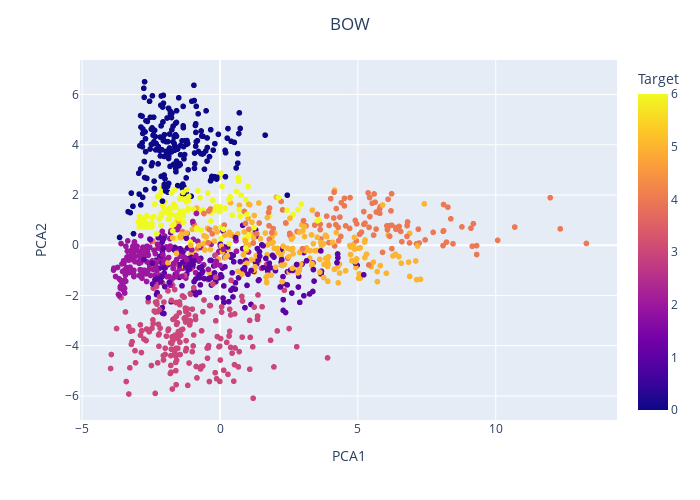
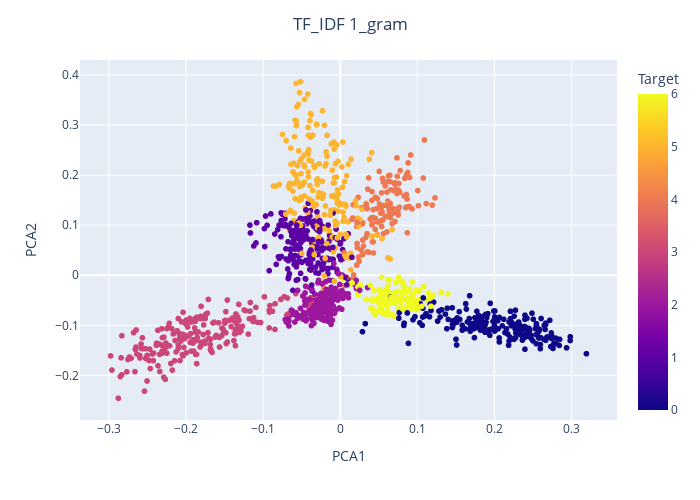
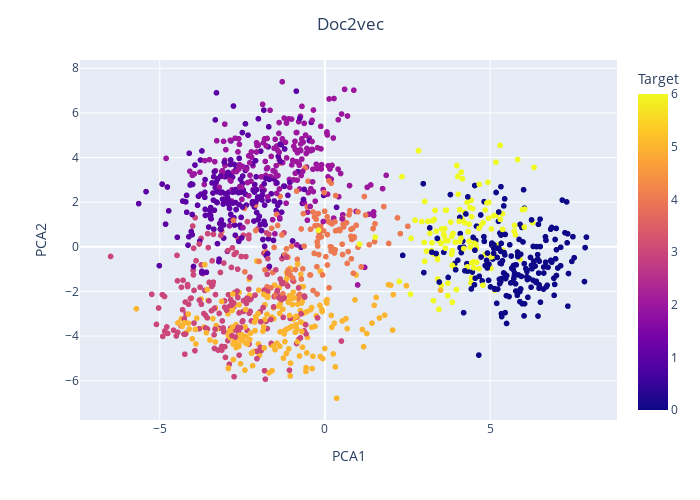
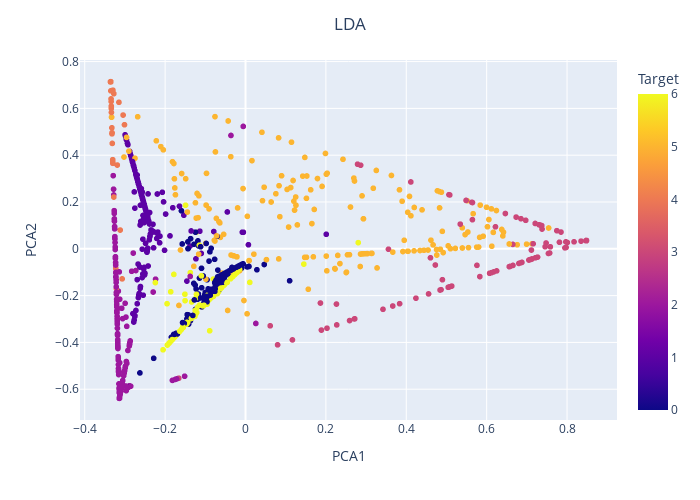

Write notebook code for charts like these, in order.
### Code cell
import plotly.express as px
from sklearn.decomposition import PCA
pca=PCA(n_components=2,)
embedding=text_embedding.copy()

for key in embedding.keys():
  embedding[key]=pca.fit_transform(embedding[key])
  df=pd.DataFrame({'PCA1':embedding[key][:,0],'PCA2':embedding[key][:,1],'Target':y_actual})
  fig = px.scatter(data_frame =df, x='PCA1', y='PCA2', color='Target')
  fig.update_layout(title={'text':f'{key}','x':0.5},height=500,width=700)
  fig.show()

### Figure 1 — Plotly figure (JSON) as saved in the notebook; plotly's stock layout.template omitted (floating-point values rounded to 4 significant figures; data arrays with more than 128 entries replaced by an {"elided": "..."} marker saying what was removed)
{"data": [{"hovertemplate": "PCA1=%{x}<br>PCA2=%{y}<br>Target=%{marker.color}<extra></extra>", "legendgroup": "", "marker": {"color": {"elided": "1254 int values"}, "coloraxis": "coloraxis", "symbol": "circle"}, "mode": "markers", "name": "", "showlegend": false, "type": "scattergl", "x": {"elided": "1254 float values"}, "xaxis": "x", "y": {"elided": "1254 float values"}, "yaxis": "y"}], "layout": {"coloraxis": {"colorbar": {"title": {"text": "Target"}}, "colorscale": [[0, "#0d0887"], [0.1111, "#46039f"], [0.2222, "#7201a8"], [0.3333, "#9c179e"], [0.4444, "#bd3786"], [0.5556, "#d8576b"], [0.6667, "#ed7953"], [0.7778, "#fb9f3a"], [0.8889, "#fdca26"], [1, "#f0f921"]]}, "height": 500, "legend": {"tracegroupgap": 0}, "margin": {"t": 60}, "title": {"text": "BOW", "x": 0.5}, "width": 700, "xaxis": {"anchor": "y", "domain": [0, 1], "title": {"text": "PCA1"}}, "yaxis": {"anchor": "x", "domain": [0, 1], "title": {"text": "PCA2"}}}}

### Figure 2 — Plotly figure (JSON) as saved in the notebook; plotly's stock layout.template omitted (floating-point values rounded to 4 significant figures; data arrays with more than 128 entries replaced by an {"elided": "..."} marker saying what was removed)
{"data": [{"hovertemplate": "PCA1=%{x}<br>PCA2=%{y}<br>Target=%{marker.color}<extra></extra>", "legendgroup": "", "marker": {"color": {"elided": "1254 int values"}, "coloraxis": "coloraxis", "symbol": "circle"}, "mode": "markers", "name": "", "showlegend": false, "type": "scattergl", "x": {"elided": "1254 float values"}, "xaxis": "x", "y": {"elided": "1254 float values"}, "yaxis": "y"}], "layout": {"coloraxis": {"colorbar": {"title": {"text": "Target"}}, "colorscale": [[0, "#0d0887"], [0.1111, "#46039f"], [0.2222, "#7201a8"], [0.3333, "#9c179e"], [0.4444, "#bd3786"], [0.5556, "#d8576b"], [0.6667, "#ed7953"], [0.7778, "#fb9f3a"], [0.8889, "#fdca26"], [1, "#f0f921"]]}, "height": 500, "legend": {"tracegroupgap": 0}, "margin": {"t": 60}, "title": {"text": "TF_IDF 1_gram", "x": 0.5}, "width": 700, "xaxis": {"anchor": "y", "domain": [0, 1], "title": {"text": "PCA1"}}, "yaxis": {"anchor": "x", "domain": [0, 1], "title": {"text": "PCA2"}}}}

### Figure 3 — Plotly figure (JSON) as saved in the notebook; plotly's stock layout.template omitted (floating-point values rounded to 4 significant figures; data arrays with more than 128 entries replaced by an {"elided": "..."} marker saying what was removed)
{"data": [{"hovertemplate": "PCA1=%{x}<br>PCA2=%{y}<br>Target=%{marker.color}<extra></extra>", "legendgroup": "", "marker": {"color": {"elided": "1254 int values"}, "coloraxis": "coloraxis", "symbol": "circle"}, "mode": "markers", "name": "", "showlegend": false, "type": "scattergl", "x": {"elided": "1254 float values"}, "xaxis": "x", "y": {"elided": "1254 float values"}, "yaxis": "y"}], "layout": {"coloraxis": {"colorbar": {"title": {"text": "Target"}}, "colorscale": [[0, "#0d0887"], [0.1111, "#46039f"], [0.2222, "#7201a8"], [0.3333, "#9c179e"], [0.4444, "#bd3786"], [0.5556, "#d8576b"], [0.6667, "#ed7953"], [0.7778, "#fb9f3a"], [0.8889, "#fdca26"], [1, "#f0f921"]]}, "height": 500, "legend": {"tracegroupgap": 0}, "margin": {"t": 60}, "title": {"text": "Doc2vec", "x": 0.5}, "width": 700, "xaxis": {"anchor": "y", "domain": [0, 1], "title": {"text": "PCA1"}}, "yaxis": {"anchor": "x", "domain": [0, 1], "title": {"text": "PCA2"}}}}

### Figure 4 — Plotly figure (JSON) as saved in the notebook; plotly's stock layout.template omitted (floating-point values rounded to 4 significant figures; data arrays with more than 128 entries replaced by an {"elided": "..."} marker saying what was removed)
{"data": [{"hovertemplate": "PCA1=%{x}<br>PCA2=%{y}<br>Target=%{marker.color}<extra></extra>", "legendgroup": "", "marker": {"color": {"elided": "1254 int values"}, "coloraxis": "coloraxis", "symbol": "circle"}, "mode": "markers", "name": "", "showlegend": false, "type": "scattergl", "x": {"elided": "1254 float values"}, "xaxis": "x", "y": {"elided": "1254 float values"}, "yaxis": "y"}], "layout": {"coloraxis": {"colorbar": {"title": {"text": "Target"}}, "colorscale": [[0, "#0d0887"], [0.1111, "#46039f"], [0.2222, "#7201a8"], [0.3333, "#9c179e"], [0.4444, "#bd3786"], [0.5556, "#d8576b"], [0.6667, "#ed7953"], [0.7778, "#fb9f3a"], [0.8889, "#fdca26"], [1, "#f0f921"]]}, "height": 500, "legend": {"tracegroupgap": 0}, "margin": {"t": 60}, "title": {"text": "LDA", "x": 0.5}, "width": 700, "xaxis": {"anchor": "y", "domain": [0, 1], "title": {"text": "PCA1"}}, "yaxis": {"anchor": "x", "domain": [0, 1], "title": {"text": "PCA2"}}}}
